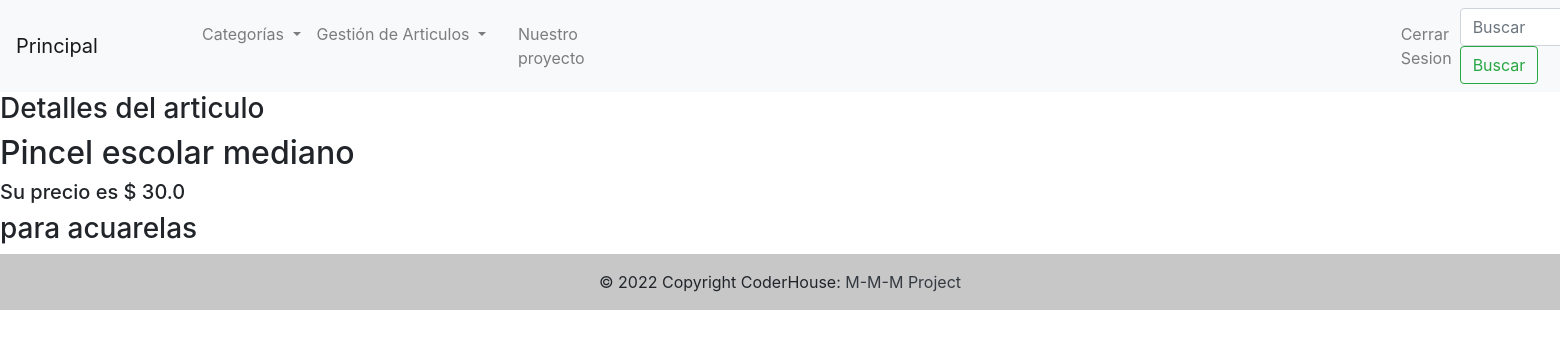
/detalle-artistica/1/ (signed in), run on the app's committed database.
### articles/models.py (models this page shows, shortened)
class Artistica(models.Model):
    name= models.CharField(max_length=40)
    price= models.FloatField()
    description=models.CharField(max_length=80)
    active=models.BooleanField(default=True)
    image = models.ImageField(upload_to = 'articles/', null=True, blank =True)

### articles/views.py (the view)
class Detail_artistica(LoginRequiredMixin,DetailView):
    model =Artistica
    template_name = 'artisticas/detail_artistica.html'

### templates/artisticas/detail_artistica.html (shortened to what this page needs)
<!DOCTYPE html>
<html lang="en">
<head>
</head>
<body>
    {% extends 'base.html' %}
    {% block contenido_dinamico %}
    <h3>Detalles del articulo</h3>
            <h2>{{object.name}}</h2>
            <h5>Su precio es $ {{object.price}}</h5>
            <h3>{{object.description}}</h3>
    {% endblock %}

### data on the page
Artistica: name "Pincel escolar mediano", price "30.0", description "para acuarelas"
